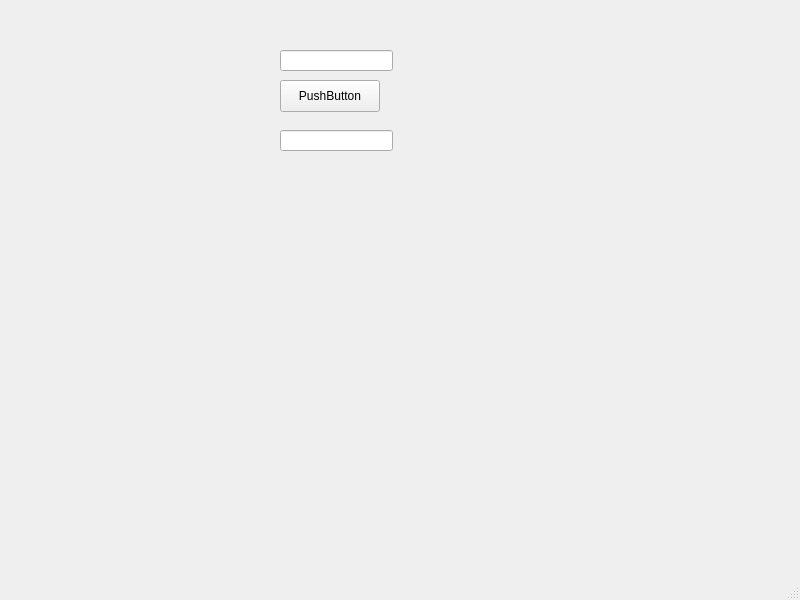
<?xml version="1.0" encoding="UTF-8"?>
<ui version="4.0">
 <class>MainWindow</class>
 <widget class="QMainWindow" name="MainWindow">
  <property name="geometry">
   <rect>
    <x>0</x>
    <y>0</y>
    <width>800</width>
    <height>600</height>
   </rect>
  </property>
  <property name="windowTitle">
   <string>MainWindow</string>
  </property>
  <widget class="QWidget" name="centralwidget">
   <widget class="QPushButton" name="pushButton">
    <property name="geometry">
     <rect>
      <x>280</x>
      <y>80</y>
      <width>100</width>
      <height>32</height>
     </rect>
    </property>
    <property name="text">
     <string>PushButton</string>
    </property>
   </widget>
   <widget class="QLineEdit" name="lineEdit">
    <property name="geometry">
     <rect>
      <x>280</x>
      <y>50</y>
      <width>113</width>
      <height>21</height>
     </rect>
    </property>
   </widget>
   <widget class="QLineEdit" name="hello">
    <property name="geometry">
     <rect>
      <x>280</x>
      <y>130</y>
      <width>113</width>
      <height>21</height>
     </rect>
    </property>
   </widget>
  </widget>
  <widget class="QMenuBar" name="menubar">
   <property name="geometry">
    <rect>
     <x>0</x>
     <y>0</y>
     <width>800</width>
     <height>24</height>
    </rect>
   </property>
  </widget>
  <widget class="QStatusBar" name="statusbar"/>
 </widget>
 <resources/>
 <connections/>
</ui>
